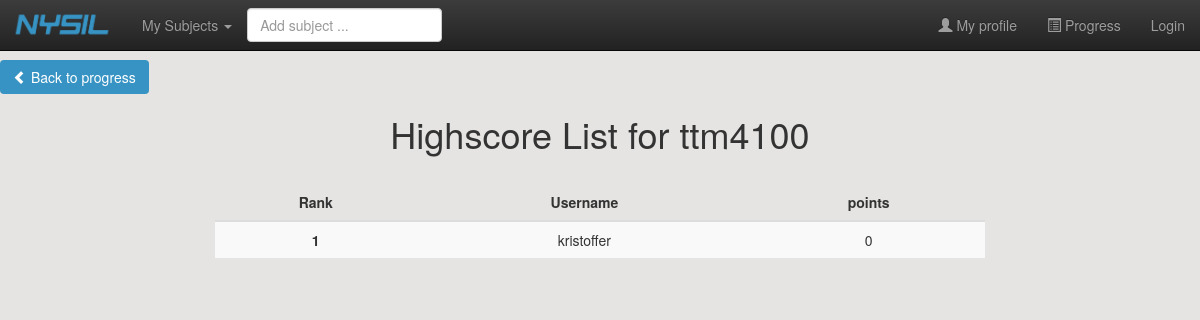
The app's page /progress/ttm4100/highscore/, older data.
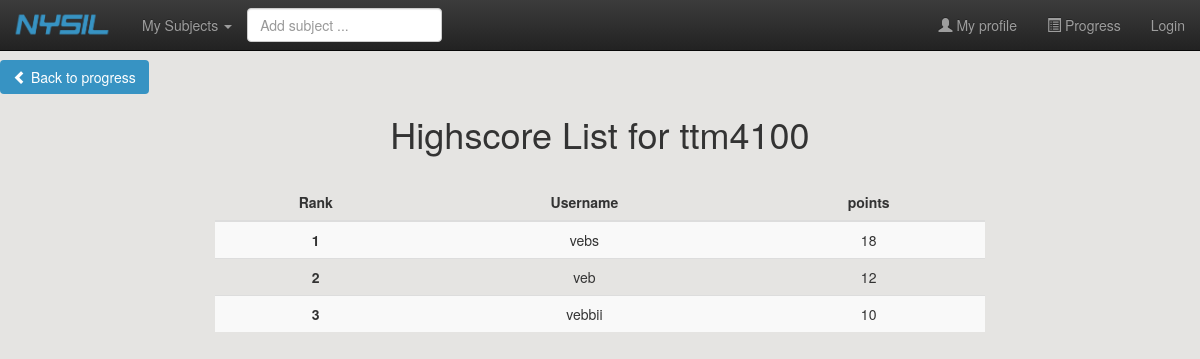
The same page, newer data.
### main/models.py (models this page shows)
class StudentConnectSubject(models.Model):
    user = models.ForeignKey(User, on_delete=models.CASCADE)
    subject = models.ForeignKey(Subject, on_delete=models.CASCADE)
    points = models.IntegerField(default=0)

### progress/views.py (the view)
# urls.py: url(r'^(?P<subject_pk>[A-Za-z0-9]+)/highscore/$', views.highscore, name='highscore'),
def highscore(request, subject_pk):
    user = request.user
    subject = Subject.objects.get(pk=subject_pk)
    info = set_highscore_info(subject)
    context = {'info': info, 'subject': subject}
    return render(request, 'progress/highscore.html', context)

### main/models.py (called while the page is built)
    def __str__(self):
        return self.subject_code

### progress/views.py (called while the page is built)
def set_highscore_info(subject):
    subject_connections = StudentConnectSubject.objects.filter(subject=subject).order_by('-points')
    info = []
    counter = 1
    for conn in subject_connections:
        info.append([counter,conn])
        counter += 1
    return info

### progress/templates/progress/highscore.html
{% extends 'main/header.html' %}
{% block content %}
    <div style="float:left; width:20%">
        <a class="btn btn-md" href="{% url 'progress:my_progress' %}" style="color:white; background:#3793C3"><span class="glyphicon glyphicon-chevron-left"></span> Back to progress</a>
    </div>
    <div class="col-md-8 col-md-offset-2 text-center">
        <h1>Highscore List for {{subject}}</h1>
        <br>
        <table class="table table-striped">
            <thead>
                <tr>
                    <th class="text-center">Rank</th>
                    <th class="text-center">Username</th>
                    <th class="text-center">points</th>
                </tr>
            </thead>
            <tbody>
                {% for info in info %}
                <tr>
                    <th scope="row" class="text-center">{{info.0}}</th>
                    <td>{{info.1.user}}</td>
                    <td>{{info.1.points}}</td>
                </tr>
                {% endfor %}
            </tbody>
        </table>
    </div>
{% endblock %}

Row changes from the older to the newer data that the page shows:
removed StudentConnectSubject: info "1", user.username "kristoffer", points "0"
added StudentConnectSubject: info "1", user.username "vebs", points "18"
added StudentConnectSubject: info "2", user.username "veb", points "12"
added StudentConnectSubject: info "3", user.username "vebbii", points "10"
